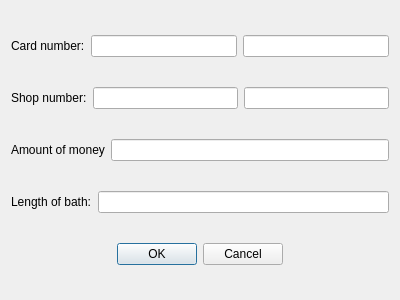
<?xml version="1.0" encoding="UTF-8"?>
<ui version="4.0">
 <class>BuyEventdlg</class>
 <widget class="QDialog" name="BuyEventdlg">
  <property name="geometry">
   <rect>
    <x>0</x>
    <y>0</y>
    <width>400</width>
    <height>300</height>
   </rect>
  </property>
  <property name="minimumSize">
   <size>
    <width>400</width>
    <height>300</height>
   </size>
  </property>
  <property name="windowTitle">
   <string>Dialog</string>
  </property>
  <layout class="QVBoxLayout" name="verticalLayout_8">
   <item>
    <layout class="QHBoxLayout" name="horizontalLayout_6">
     <item>
      <widget class="QLabel" name="label">
       <property name="text">
        <string>Card number:</string>
       </property>
      </widget>
     </item>
     <item>
      <widget class="QLineEdit" name="CardIDEdit"/>
     </item>
     <item>
      <widget class="QLineEdit" name="CardTypeEdit"/>
     </item>
    </layout>
   </item>
   <item>
    <layout class="QVBoxLayout" name="verticalLayout_4">
     <item>
      <layout class="QHBoxLayout" name="horizontalLayout_5">
       <item>
        <widget class="QLabel" name="label_2">
         <property name="text">
          <string>Shop number:</string>
         </property>
        </widget>
       </item>
       <item>
        <widget class="QLineEdit" name="ShopIDEdit"/>
       </item>
       <item>
        <widget class="QLineEdit" name="ShopTypeEdit"/>
       </item>
      </layout>
     </item>
    </layout>
   </item>
   <item>
    <layout class="QHBoxLayout" name="horizontalLayout_4">
     <item>
      <widget class="QLabel" name="label_4">
       <property name="text">
        <string>Amount of money</string>
       </property>
      </widget>
     </item>
     <item>
      <widget class="QLineEdit" name="MoneyEdit"/>
     </item>
    </layout>
   </item>
   <item>
    <layout class="QVBoxLayout" name="verticalLayout_6">
     <item>
      <layout class="QHBoxLayout" name="horizontalLayout_2">
       <item>
        <widget class="QLabel" name="label_5">
         <property name="text">
          <string>Length of bath:</string>
         </property>
        </widget>
       </item>
       <item>
        <widget class="QLineEdit" name="SwimEdit"/>
       </item>
      </layout>
     </item>
    </layout>
   </item>
   <item>
    <layout class="QVBoxLayout" name="verticalLayout_7">
     <item>
      <layout class="QHBoxLayout" name="horizontalLayout">
       <item>
        <spacer name="horizontalSpacer_3">
         <property name="orientation">
          <enum>Qt::Horizontal</enum>
         </property>
         <property name="sizeHint" stdset="0">
          <size>
           <width>40</width>
           <height>20</height>
          </size>
         </property>
        </spacer>
       </item>
       <item>
        <widget class="QDialogButtonBox" name="buttonBox">
         <property name="orientation">
          <enum>Qt::Horizontal</enum>
         </property>
         <property name="standardButtons">
          <set>QDialogButtonBox::Cancel|QDialogButtonBox::Ok</set>
         </property>
        </widget>
       </item>
       <item>
        <spacer name="horizontalSpacer_4">
         <property name="orientation">
          <enum>Qt::Horizontal</enum>
         </property>
         <property name="sizeHint" stdset="0">
          <size>
           <width>40</width>
           <height>20</height>
          </size>
         </property>
        </spacer>
       </item>
      </layout>
     </item>
    </layout>
   </item>
  </layout>
 </widget>
 <resources/>
 <connections/>
</ui>
